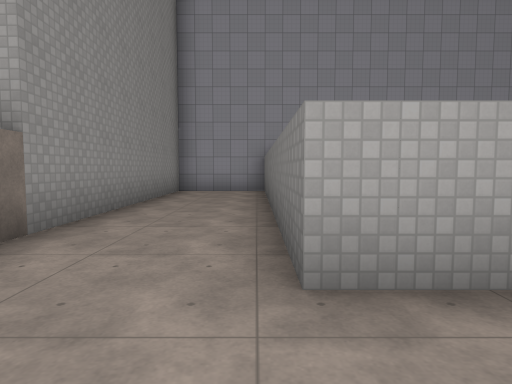
view 1 (above)

16 first-person views from a walk through a 3-D level made in the Godot game engine. The camera is 1.3 m above the floor, tilts 4° down and sees 75° across. The floor is counted in squares, 2 m on a side. Each view is taken from the middle of a square. On the plan, view 1 faces up. The plan holds only what a view shows up to about 10 squares ahead; the rest is blank. The place goes on beyond the plan. Surface patterns are stand-ins for the level's own textures.

view 2
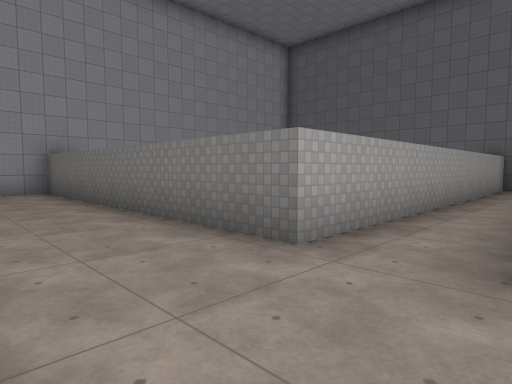

view 3
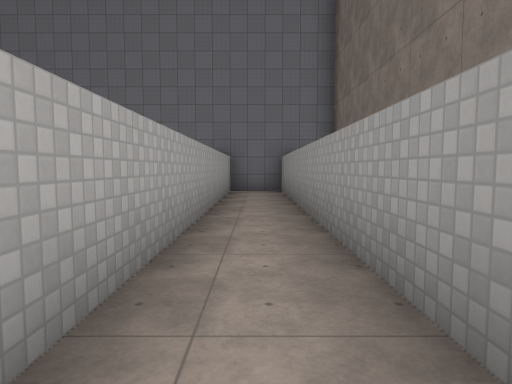

view 4
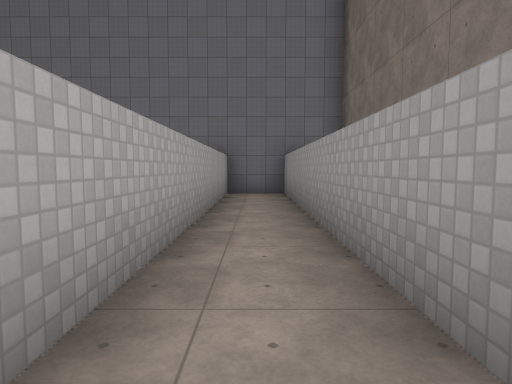

view 5
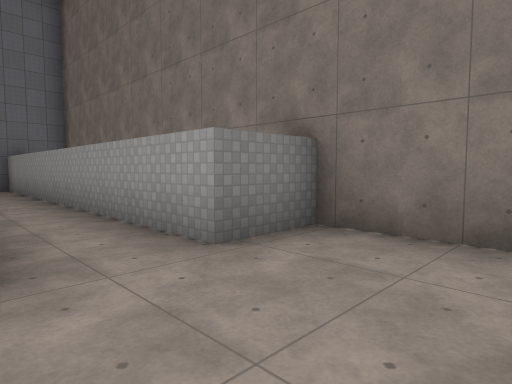

view 6
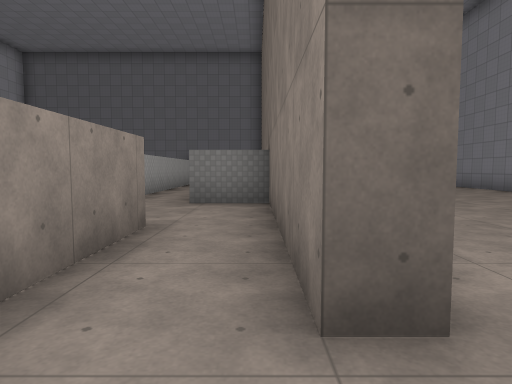

view 7
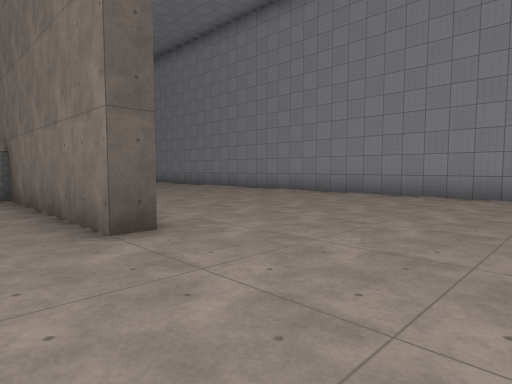

view 8
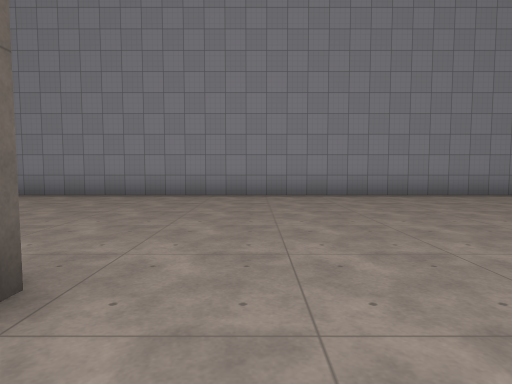

view 9
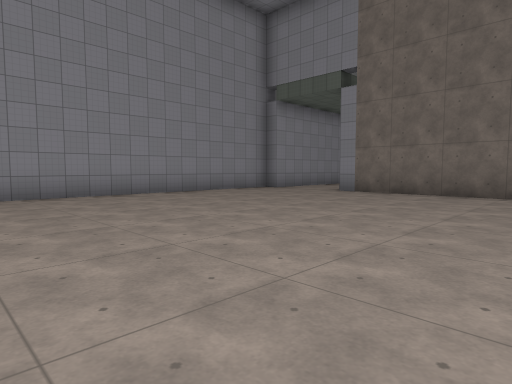

view 10
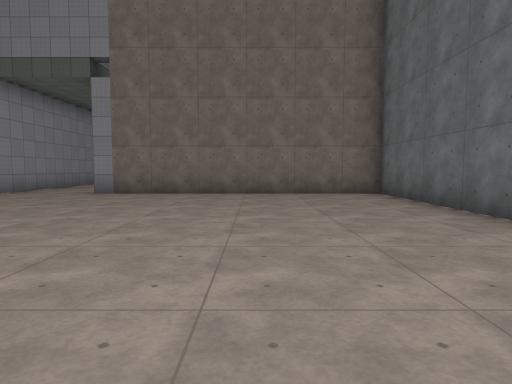

view 11
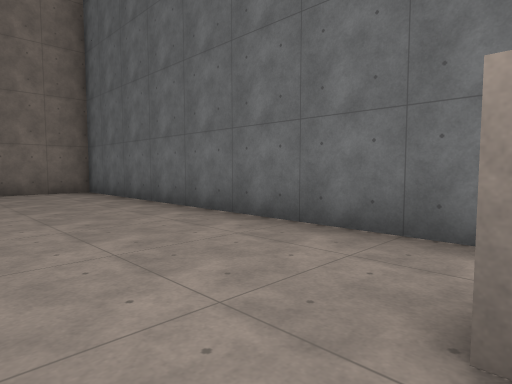

view 12
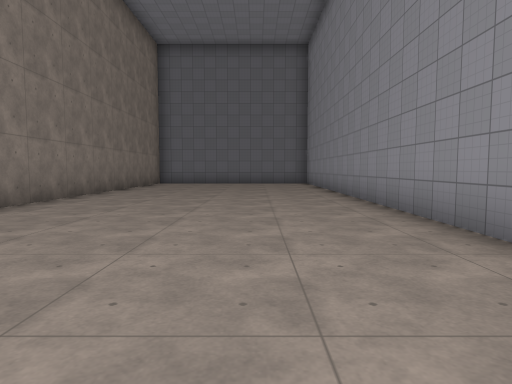

view 13
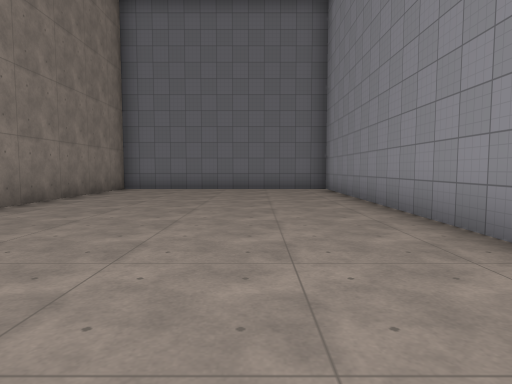

view 14
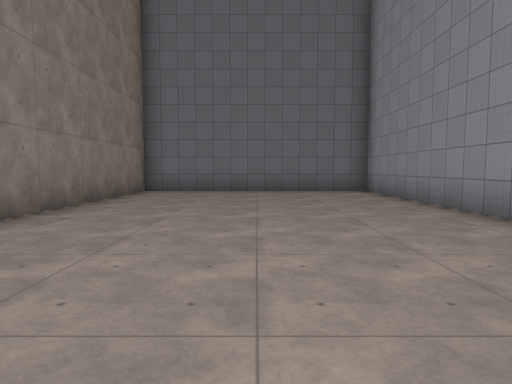

view 15
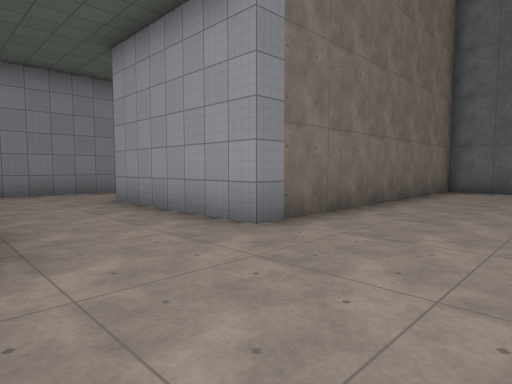

view 16
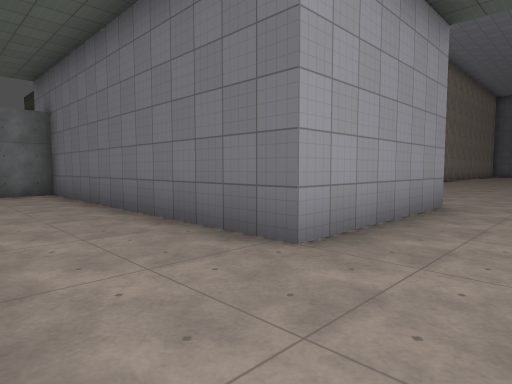

### Floor plan
Points are (right, up) in squares from view 1. A wall is a line through its corners. A room is listed if a view was taken in it or the views show most of it. See-through windows are left out.
Room 1 (views 1, 2, 3, 4, 5)
walls: (-2.2, 0.2) (-5.2, 0.2); (-4.8, -1.3) (0.3, -1.3) (0.3, 0.2) (9.7, 0.2) (9.7, 1.7) (0.3, 1.7) (0.3, 9.7) (-2.2, 9.7) (-2.2, 2.9)
ways out: opening at (-3.5, 0) to room 2
Room 2 (views 6, 7, 8, 9, 10, 11, 12, 13, 14, 15, 16)
walls: (-4.8, -1.9) (-4.8, -1.3); (-5.6, 2.3) (-14.7, 2.3) (-14.7, -5.3) (-18.7, -5.3) (-18.7, 2.3) (-19.9, 2.3); (-12.4, -8.3) (9.7, -8.3) (9.7, -1.8) (0.5, -1.8); (-16.1, -7.7) (-14.8, -7.7); (-21.2, -4.1) (-21.2, -6.9)
ways out: opening at (-3.5, 0) to room 1

Where each view was taken, in squares from view 1:
view 1: 0 up, 0 right, facing up
view 2: 0 up, 2 left, facing up-right
view 3: 1 up, 0 right, facing right
view 4: 1 up, 1 right, facing right
view 5: 2 up, 2 left, facing down-right
view 6: 1 down, 6 left, facing right
view 7: 0 up, 8 left, facing down-right
view 8: 0 up, 6 left, facing down
view 9: 0 up, 6 left, facing down-left
view 10: 1 down, 6 left, facing left
view 11: 1 down, 5 left, facing up-left
view 12: 6 down, 5 left, facing right
view 13: 6 down, 1 left, facing right
view 14: 5 down, 0 right, facing right
view 15: 8 down, 12 left, facing up-left
view 16: 7 down, 21 left, facing up-right
